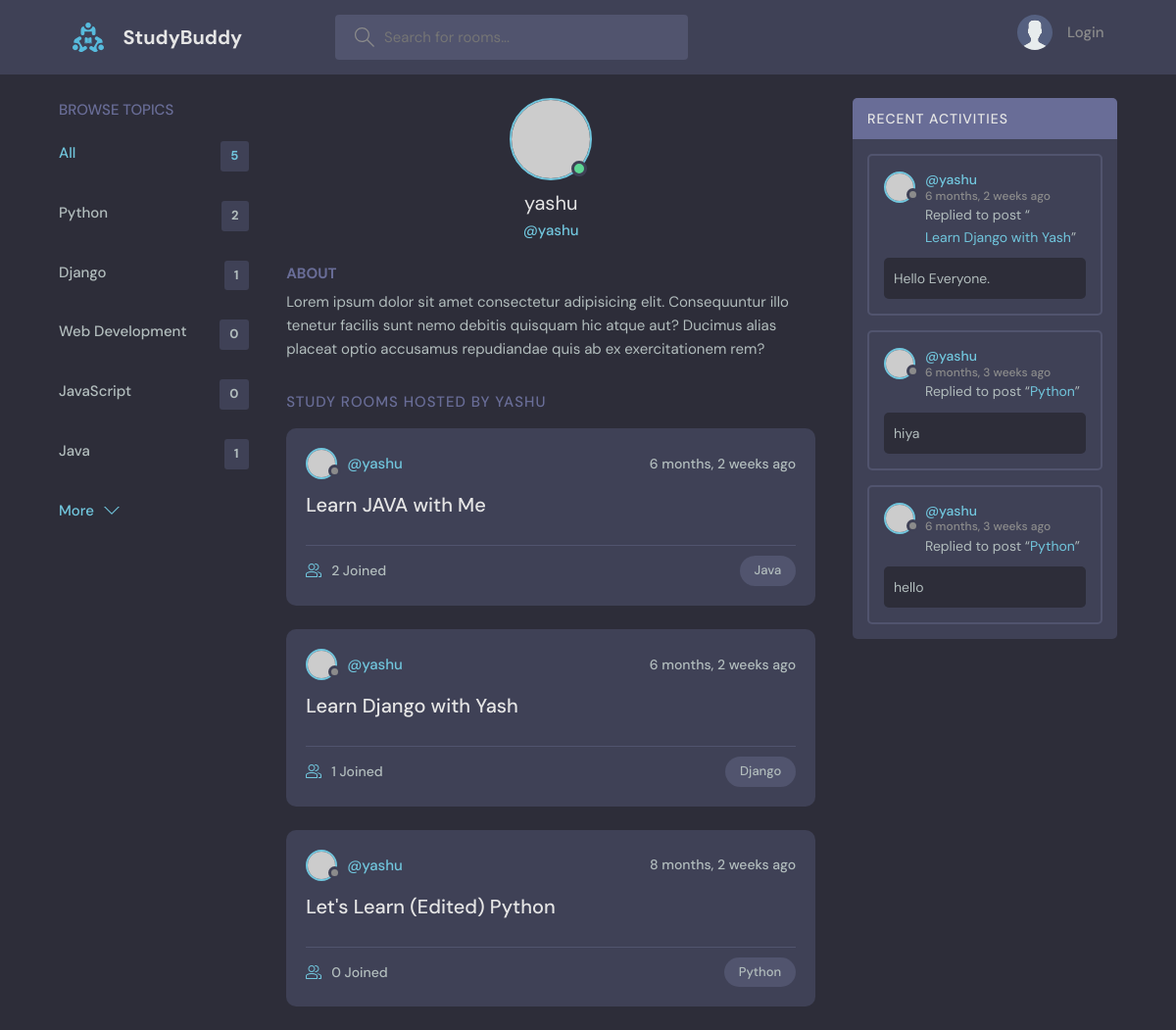
Page /profile/1/ on the committed database.
### base/models.py (models this page shows, shortened)
class Topic(models.Model):
    name = models.CharField(max_length = 200)

class Room(models.Model):
    host = models.ForeignKey(User, on_delete=models.SET_NULL, null = True)
    topic = models.ForeignKey(Topic, on_delete=models.SET_NULL, null = True)
    name = models.CharField(max_length = 200)
    description = models.TextField(null = True, blank = True) # blank allows a blank form field submissions
    participants = models.ManyToManyField(User, related_name='participants', blank=True)
    updated = models.DateTimeField(auto_now = True) # Takes a timestamp whenever we save the item
    created = models.DateTimeField(auto_now_add = True) # Takes a timestamp when we first create an instance
    class Meta:
        ordering = ['-updated', '-created']
    def __str__(self):
        return self.name

class Message(models.Model):
    user = models.ForeignKey(User, on_delete=models.CASCADE)
    room = models.ForeignKey(Room, on_delete=models.CASCADE) #If room is deleted then the messages are deleted too
    body = models.TextField()
    updated = models.DateTimeField(auto_now = True)
    created = models.DateTimeField(auto_now_add = True)
    class Meta:
        ordering = ['-updated', '-created']
    def __str__(self):
        return self.body[0:50] # For the preview of Room

### base/views.py (the view)
# urls.py: path('profile/<str:id>/', views.userProfile, name="user_profile"),
def userProfile(request, id):
    user = User.objects.get(id=id)
    rooms = user.room_set.all()
    room_messages = user.message_set.all()
    topics = Topic.objects.all()
    context = {'user':user, 'rooms':rooms, 'room_messages': room_messages, 'topics':topics}
    return render(request, 'base/profile.html', context)

### base/templates/base/profile.html (shortened to what this page needs)
{% extends 'main.html' %}
{% block content %}
  <main class="profile-page layout layout--3">
    <div class="container">
      {% include 'base/topic_component.html' %}
      <div class="roomList">
        <div class="profile">
          <div class="profile__avatar">
            <div class="avatar avatar--large active">
              <img src="https://randomuser.me/api/portraits/men/11.jpg" />
            </div>
          </div>
          <div class="profile__info">
            <h3>{{user.username}}</h3>
            <p>@{{user.username}}</p>
          </div>
          <div class="profile__about">
            <h3>About</h3>
            <p>
              Lorem ipsum dolor sit amet consectetur adipisicing elit. Consequuntur illo tenetur
              facilis sunt nemo debitis quisquam hic atque aut? Ducimus alias placeat optio
              accusamus repudiandae quis ab ex exercitationem rem?
            </p>
          </div>
        </div>
        <div class="roomList__header">
          <div>
            <h2>Study Rooms Hosted by {{user.username}}</a>
            </h2>
          </div>
        </div>
        {% include 'base/feed_component.html' %}
      </div>
      {% include 'base/activity_component.html' %}
    </div>
  </main>
{% endblock %}

### templates/main.html (shortened to what this page needs)
<!DOCTYPE html>
{% load static %}
<html lang="en">
  <head>
    <link rel="stylesheet" href="{% static 'styles/maIn.css' %}" />
  </head>
  <body>
    {% include 'navbar.html' %}
    {% block content %}{% endblock %}
  </body>
</html>

### templates/navbar.html (shortened to what this page needs)
{% load static %}
<header class="header header--loggedIn">
    <div class="container">
      <a href="{% url 'room_function' %}" class="header__logo">
        <img src="{% static 'images/logo.svg' %}" />
        <h1>StudyBuddy</h1>
      </a>
      <form class="header__search" method="GET" action="{% url 'room_function' %}">
        <label>
          <input type="text" name="q" id="q" placeholder="Search for rooms..." />
        </label>
      </form>
      <nav class="header__menu">
        {% if request.user.is_authenticated %}
        <div class="header__user">
          <a href="{% url 'user_profile' user.id %}">
            <div class="avatar avatar--medium active">
              <img src="https://randomuser.me/api/portraits/men/37.jpg" />
            </div>
            <p>{{request.user.username}}<span>@{{request.user.username}}</span></p>
          </a>
          <button class="dropdown-button">
            <svg version="1.1" xmlns="http://www.w3.org/2000/svg" width="32" height="32" viewBox="0 0 32 32">
              <title>chevron-down</title>
              <path d="M16 21l-13-13h-3l16 16 16-16h-3l-13 13z"></path>
            </svg>
          </button>
        </div>
        <div class="dropdown-menu">
          <a href="{% url 'update_user' %}" class="dropdown-link"
            ><svg version="1.1" xmlns="http://www.w3.org/2000/svg" width="32" height="32" viewBox="0 0 32 32">
              <title>tools</title>
              <path
                d="M27.465 32c-1.211 0-2.35-0.471-3.207-1.328l-9.392-9.391c-2.369 0.898-4.898 0.951-7.355 0.15-3.274-1.074-5.869-3.67-6.943-6.942-0.879-2.682-0.734-5.45 0.419-8.004 0.135-0.299 0.408-0.512 0.731-0.572 0.32-0.051 0.654 0.045 0.887 0.277l5.394 5.395 3.586-3.586-5.394-5.395c-0.232-0.232-0.336-0.564-0.276-0.887s0.272-0.596 0.572-0.732c2.552-1.152 5.318-1.295 8.001-0.418 3.274 1.074 5.869 3.67 6.943 6.942 0.806 2.457 0.752 4.987-0.15 7.358l9.392 9.391c0.844 0.842 1.328 2.012 1.328 3.207-0 2.5-2.034 4.535-4.535 4.535zM15.101 19.102c0.26 0 0.516 0.102 0.707 0.293l9.864 9.863c0.479 0.479 1.116 0.742 1.793 0.742 1.398 0 2.535-1.137 2.535-2.535 0-0.668-0.27-1.322-0.742-1.793l-9.864-9.863c-0.294-0.295-0.376-0.74-0.204-1.119 0.943-2.090 1.061-4.357 0.341-6.555-0.863-2.631-3.034-4.801-5.665-5.666-1.713-0.561-3.468-0.609-5.145-0.164l4.986 4.988c0.391 0.391 0.391 1.023 0 1.414l-5 5c-0.188 0.188-0.441 0.293-0.707 0.293s-0.52-0.105-0.707-0.293l-4.987-4.988c-0.45 1.682-0.397 3.436 0.164 5.146 0.863 2.631 3.034 4.801 5.665 5.666 2.2 0.721 4.466 0.604 6.555-0.342 0.132-0.059 0.271-0.088 0.411-0.088z"
              ></path>
            </svg>
            Settings</a
          >
          <a href="{% url 'logout' %}" class="dropdown-link"
            ><svg version="1.1" xmlns="http://www.w3.org/2000/svg" width="32" height="32" viewBox="0 0 32 32">
              <title>sign-out</title>
              <path
                d="M3 0h22c0.553 0 1 0 1 0.553l-0 3.447h-2v-2h-20v28h20v-2h2l0 3.447c0 0.553-0.447 0.553-1 0.553h-22c-0.553 0-1-0.447-1-1v-30c0-0.553 0.447-1 1-1z"
              ></path>
              <path
                d="M21.879 21.293l1.414 1.414 6.707-6.707-6.707-6.707-1.414 1.414 4.293 4.293h-14.172v2h14.172l-4.293 4.293z"
              ></path>
            </svg>
            Logout</a
          >
        </div>
        {% else %}
        <a href="{% url 'login' %}">
          <img src="{% static 'images/avatar.svg' %}" />
          <p>Login</p>
        </a>
        {% endif %}
      </nav>
    </div>
  </header>

### base/templates/base/topic_component.html
<div class="topics">
    <div class="topics__header">
      <h2>Browse Topics</h2>
    </div>
    <ul class="topics__list">
      <li>
        <a href="{% url 'room_function' %}" class="active">All <span>{{topics.count}}</span></a>
      </li>
      {% for topic in topics %}
            <li>
                <a href="{% url 'room_function' %}?q={{topic.name}}">{{topic.name}} <span>{{topic.room_set.all.count}}</span> </a>
            </li>
        {% endfor %}
    </ul>
    <a class="btn btn--link" href="topics.html">
      More
      <svg version="1.1" xmlns="http://www.w3.org/2000/svg" width="32" height="32" viewBox="0 0 32 32">
        <title>chevron-down</title>
        <path d="M16 21l-13-13h-3l16 16 16-16h-3l-13 13z"></path>
      </svg>
    </a>
  </div>

### base/templates/base/feed_component.html (shortened to what this page needs)
{% for room in rooms %}
<div class="roomListRoom">
    <div class="roomListRoom__header">
      <a href="{% url 'user_profile' room.host.id %}" class="roomListRoom__author">
        <div class="avatar avatar--small">
          <img src="https://randomuser.me/api/portraits/women/11.jpg" />
        </div>
        <span>@{{room.host.username}}</span>
      </a>
      <div class="roomListRoom__actions">
        <span>{{room.created | timesince}} ago</span>
      </div>
    </div>
    <div class="roomListRoom__content">
      <a href="{% url 'solo_room' room.id %}">{{room.name}}</a>
    </div>
    <div class="roomListRoom__meta">
      <a href="room.html" class="roomListRoom__joined">
        {{room.participants.all.count}} Joined
      </a>
      <p class="roomListRoom__topic">{{room.topic.name}}</p>
    </div>
  </div>
{% endfor %}

### base/templates/base/activity_component.html (shortened to what this page needs)
<div class="activities">
    <div class="activities__header">
      <h2>Recent Activities</h2>
    </div>
    {% for message in room_messages %}
    <div class="activities__box">
      <div class="activities__boxHeader roomListRoom__header">
        <a href="{% url 'user_profile' message.user.id %}" class="roomListRoom__author">
          <div class="avatar avatar--small">
            <img src="https://randomuser.me/api/portraits/women/11.jpg" />
          </div>
          <p>
            @{{message.user}}
            <span>{{message.created | timesince}} ago</span>
          </p>
        </a>
      </div>
      <div class="activities__boxContent">
        <p>Replied to post “<a href="{% url 'solo_room' message.room.id %}">{{message.room}}</a>”</p>
        <div class="activities__boxRoomContent">
          {{message}}
        </div>
      </div>
    </div>
    {% endfor %}
  </div>

### rows in the picture
Topic: name "Python", room_set.all.count "2"
Topic: name "Django", room_set.all.count "1"
Topic: name "Web Development", room_set.all.count "0"
Topic: name "JavaScript", room_set.all.count "0"
Topic: name "Java", room_set.all.count "1"
Room: host.username "yashu", created "6 months, 2 weeks", name "Learn JAVA with Me", participants.all.count "2", topic.name "Java"
Room: host.username "yashu", created "6 months, 2 weeks", name "Learn Django with Yash", participants.all.count "1", topic.name "Django"
Room: host.username "yashu", created "8 months, 2 weeks", name "Let's Learn (Edited) Python", participants.all.count "0", topic.name "Python"
Message: user "yashu", created "6 months, 2 weeks", room "Learn Django with Yash", body "Hello Everyone."
Message: user "yashu", created "6 months, 3 weeks", room "Python", body "hiya"
Message: user "yashu", created "6 months, 3 weeks", room "Python", body "hello"

### other values in the picture
{{ topics.count }} "5"
{{ user.username }} "yashu"
{{ user.username }} "YASHU"
